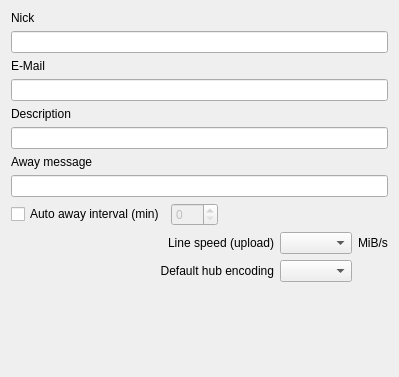
<?xml version="1.0" encoding="UTF-8"?>
<ui version="4.0">
 <class>UISettingsPersonal</class>
 <widget class="QWidget" name="UISettingsPersonal">
  <property name="geometry">
   <rect>
    <x>0</x>
    <y>0</y>
    <width>399</width>
    <height>377</height>
   </rect>
  </property>
  <property name="sizePolicy">
   <sizepolicy hsizetype="Preferred" vsizetype="Preferred">
    <horstretch>0</horstretch>
    <verstretch>0</verstretch>
   </sizepolicy>
  </property>
  <property name="windowTitle">
   <string notr="true"/>
  </property>
  <layout class="QVBoxLayout" name="verticalLayout">
   <item>
    <widget class="QFrame" name="frame">
     <property name="frameShape">
      <enum>QFrame::NoFrame</enum>
     </property>
     <property name="frameShadow">
      <enum>QFrame::Raised</enum>
     </property>
     <layout class="QGridLayout" name="gridLayout_2">
      <property name="leftMargin">
       <number>0</number>
      </property>
      <property name="topMargin">
       <number>0</number>
      </property>
      <property name="rightMargin">
       <number>0</number>
      </property>
      <property name="bottomMargin">
       <number>0</number>
      </property>
      <item row="5" column="0" colspan="4">
       <widget class="LineEdit" name="lineEdit_DESC">
        <property name="toolTip">
         <string>This description will show in the user list.
It can be overridden on a per-hub basis in the Favorite Hub Properties.</string>
        </property>
       </widget>
      </item>
      <item row="8" column="0" colspan="4">
       <widget class="LineEdit" name="lineEdit_AWAYMSG">
        <property name="toolTip">
         <string>If you are in away mode, this message will be sent to everybody
who sends private message to you.</string>
        </property>
       </widget>
      </item>
      <item row="0" column="0" colspan="4">
       <widget class="QLabel" name="label">
        <property name="text">
         <string>Nick</string>
        </property>
       </widget>
      </item>
      <item row="1" column="0" colspan="4">
       <widget class="LineEdit" name="lineEdit_NICK">
        <property name="toolTip">
         <string>This nickname, or handle, will identify you when you join a hub.
It can be overridden on a per-hub basis in the Favorite Hub Properties.</string>
        </property>
       </widget>
      </item>
      <item row="2" column="0" colspan="4">
       <widget class="QLabel" name="label_2">
        <property name="text">
         <string>E-Mail</string>
        </property>
       </widget>
      </item>
      <item row="4" column="0" colspan="4">
       <widget class="QLabel" name="label_3">
        <property name="text">
         <string>Description</string>
        </property>
       </widget>
      </item>
      <item row="6" column="0" colspan="4">
       <widget class="QLabel" name="label_4">
        <property name="text">
         <string>Away message</string>
        </property>
       </widget>
      </item>
      <item row="9" column="0">
       <widget class="QCheckBox" name="checkBox_AUTOAWAY">
        <property name="text">
         <string>Auto away interval (min)</string>
        </property>
       </widget>
      </item>
      <item row="9" column="2">
       <spacer name="horizontalSpacer">
        <property name="orientation">
         <enum>Qt::Horizontal</enum>
        </property>
        <property name="sizeHint" stdset="0">
         <size>
          <width>40</width>
          <height>20</height>
         </size>
        </property>
       </spacer>
      </item>
      <item row="3" column="0" colspan="4">
       <widget class="LineEdit" name="lineEdit_EMAIL">
        <property name="toolTip">
         <string>This field is for sharing your email address, if you wish it.</string>
        </property>
       </widget>
      </item>
      <item row="9" column="1">
       <widget class="QSpinBox" name="spinBox">
        <property name="enabled">
         <bool>false</bool>
        </property>
        <property name="maximum">
         <number>180</number>
        </property>
        <property name="singleStep">
         <number>5</number>
        </property>
       </widget>
      </item>
     </layout>
    </widget>
   </item>
   <item>
    <widget class="QFrame" name="frame_2">
     <property name="frameShape">
      <enum>QFrame::NoFrame</enum>
     </property>
     <property name="frameShadow">
      <enum>QFrame::Raised</enum>
     </property>
     <layout class="QGridLayout" name="gridLayout">
      <property name="leftMargin">
       <number>0</number>
      </property>
      <property name="topMargin">
       <number>0</number>
      </property>
      <property name="rightMargin">
       <number>0</number>
      </property>
      <property name="bottomMargin">
       <number>0</number>
      </property>
      <item row="0" column="0">
       <widget class="QLabel" name="label_5">
        <property name="sizePolicy">
         <sizepolicy hsizetype="Expanding" vsizetype="Preferred">
          <horstretch>0</horstretch>
          <verstretch>0</verstretch>
         </sizepolicy>
        </property>
        <property name="text">
         <string>Line speed (upload)</string>
        </property>
        <property name="alignment">
         <set>Qt::AlignRight|Qt::AlignTrailing|Qt::AlignVCenter</set>
        </property>
        <property name="wordWrap">
         <bool>true</bool>
        </property>
       </widget>
      </item>
      <item row="0" column="1">
       <widget class="QComboBox" name="comboBox_SPEED">
        <property name="sizePolicy">
         <sizepolicy hsizetype="Minimum" vsizetype="Fixed">
          <horstretch>0</horstretch>
          <verstretch>0</verstretch>
         </sizepolicy>
        </property>
        <property name="toolTip">
         <string>This drop-down contains a number of common upload speeds (in MiB/s),
please choose the one closest to your own.
Do not put in your download speed; this setting is a measure
of how fast a source you are likely to be for other users.</string>
        </property>
       </widget>
      </item>
      <item row="0" column="2">
       <widget class="QLabel" name="label_7">
        <property name="sizePolicy">
         <sizepolicy hsizetype="Minimum" vsizetype="Preferred">
          <horstretch>0</horstretch>
          <verstretch>0</verstretch>
         </sizepolicy>
        </property>
        <property name="text">
         <string>MiB/s</string>
        </property>
       </widget>
      </item>
      <item row="1" column="0">
       <widget class="QLabel" name="label_6">
        <property name="sizePolicy">
         <sizepolicy hsizetype="Expanding" vsizetype="Preferred">
          <horstretch>0</horstretch>
          <verstretch>0</verstretch>
         </sizepolicy>
        </property>
        <property name="text">
         <string>Default hub encoding</string>
        </property>
        <property name="alignment">
         <set>Qt::AlignRight|Qt::AlignTrailing|Qt::AlignVCenter</set>
        </property>
        <property name="wordWrap">
         <bool>true</bool>
        </property>
       </widget>
      </item>
      <item row="1" column="1">
       <widget class="QComboBox" name="comboBox_ENC">
        <property name="sizePolicy">
         <sizepolicy hsizetype="Minimum" vsizetype="Fixed">
          <horstretch>0</horstretch>
          <verstretch>0</verstretch>
         </sizepolicy>
        </property>
       </widget>
      </item>
     </layout>
    </widget>
   </item>
   <item>
    <spacer name="verticalSpacer">
     <property name="orientation">
      <enum>Qt::Vertical</enum>
     </property>
     <property name="sizeHint" stdset="0">
      <size>
       <width>20</width>
       <height>0</height>
      </size>
     </property>
    </spacer>
   </item>
  </layout>
 </widget>
 <customwidgets>
  <customwidget>
   <class>LineEdit</class>
   <extends>QLineEdit</extends>
   <header>LineEdit.h</header>
  </customwidget>
 </customwidgets>
 <resources/>
 <connections>
  <connection>
   <sender>checkBox_AUTOAWAY</sender>
   <signal>toggled(bool)</signal>
   <receiver>spinBox</receiver>
   <slot>setEnabled(bool)</slot>
   <hints>
    <hint type="sourcelabel">
     <x>69</x>
     <y>202</y>
    </hint>
    <hint type="destinationlabel">
     <x>393</x>
     <y>198</y>
    </hint>
   </hints>
  </connection>
 </connections>
</ui>
